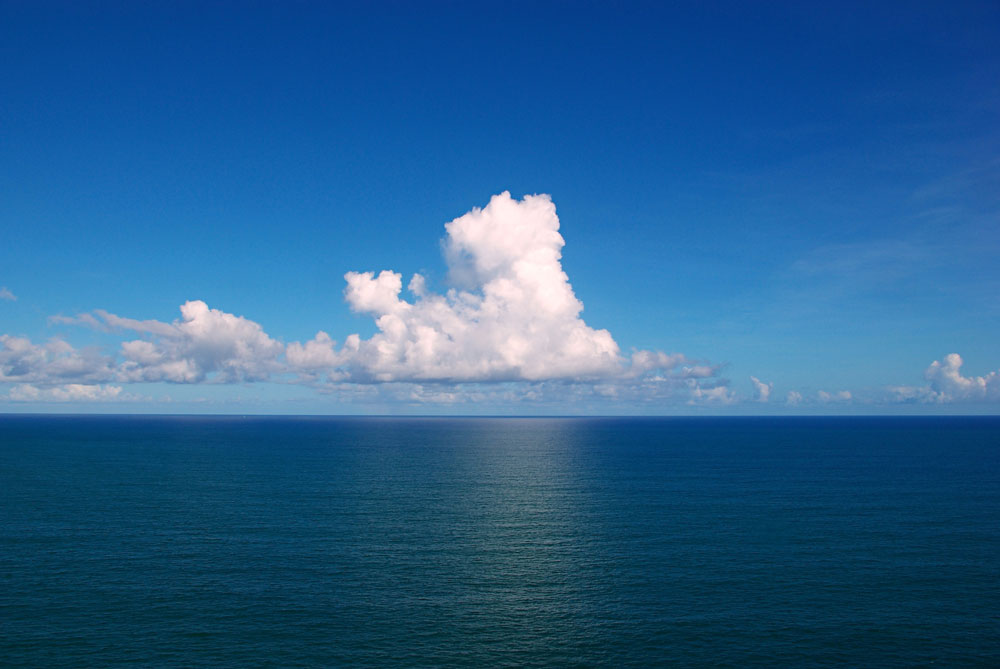
#> input picture color_transfer/images/ocean_day.jpg, 1000 x 669 px
$ jupyter execute 'Color_Transfer LAB.ipynb'
#> lines starting #> are read from the running program, lines starting #| are printed output that depends on the picture
#> further down, content is the input picture: shape (669, 1000, 3); mean R, G, B 41.3, 96.6, 143.2
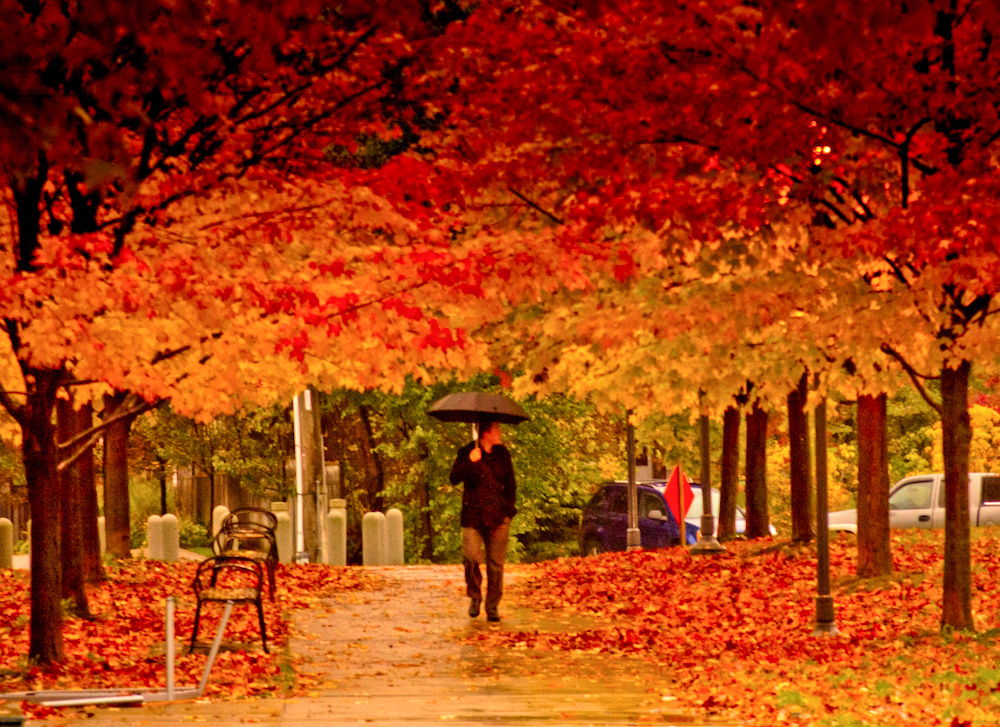
#> input picture color_transfer/images/autumn.jpg, 1000 x 727 px
#> further down, style is the input picture: shape (727, 1000, 3); mean R, G, B 164.3, 60.9, 13.8
### color_transfer/commonfunctions.py
# IO
import skimage.io as io
import matplotlib.pyplot as plt
# Math
import numpy as np
import math
# Image Utilities
from skimage.exposure import histogram
from matplotlib.pyplot import bar
from skimage.color import rgb2gray, rgb2hsv
from skimage.util import random_noise

# Filters & Convolution:
from scipy.signal import convolve2d
from scipy import fftpack
from skimage.filters import median
from skimage.feature import canny
from skimage.filters import sobel_h, sobel, sobel_v, roberts, prewitt


# Show the figures / plots inside the notebook
def show_images(images, titles=None):
    # This function is used to show image(s) with titles by sending an array of images and an array of associated titles.
    # images[0] will be drawn with the title titles[0] if exists
    # You aren't required to understand this function, use it as-is.
    n_ims = len(images)
    if titles is None:
        titles = ['(%d)' % i for i in range(1, n_ims + 1)]
    fig = plt.figure()
    n = 1
    for image, title in zip(images, titles):
        a = fig.add_subplot(1, n_ims, n)
        if image.ndim == 2:
            plt.gray()
        plt.imshow(image)
        a.set_title(title)
        n += 1
    fig.set_size_inches(np.array(fig.get_size_inches()) * n_ims)
    plt.show()


# [5 lines left out: function showHist, not called in this run]

### color_transfer/Color_Transfer LAB.ipynb
[cell 1]
from commonfunctions import *
from skimage import color

[cell 2]
def color_transfer_lab(content,style):
    #convert images to LAB space
    style_lab = color.rgb2lab(style)
#> style_lab: shape (727, 1000, 3) float64; mean of channels 0, 1, 2 40.8, 37.4, 46
    content_lab = color.rgb2lab(content)
#> content_lab: shape (669, 1000, 3) float64; mean of channels 0, 1, 2 39.4, 0.5, -30.3
    #calculate mean
    content_mu = np.mean(content_lab,axis=tuple(range(2)))
#> content_mu = [39.37, 0.519, -30.3]
    style_mu = np.mean(style_lab,axis=tuple(range(2)))
#> style_mu = [40.77, 37.45, 45.98]
    #calculate standard divation
    content_std = np.std(content_lab,axis=tuple(range(2)))
#> content_std = [17.64, 7.66, 14.04]
    style_std = np.std(style_lab,axis=tuple(range(2)))
#> style_std = [20.61, 16.78, 18.54]
    #transfer
    content_lab = (content_lab - content_mu + style_mu) * (content_std/style_std)
#> content_lab: shape (669, 1000, 3) float64; mean of channels 0, 1, 2 34.9, 17.1, 34.8
    #convert back to RGB
    content_rgb = color.lab2rgb(content_lab)
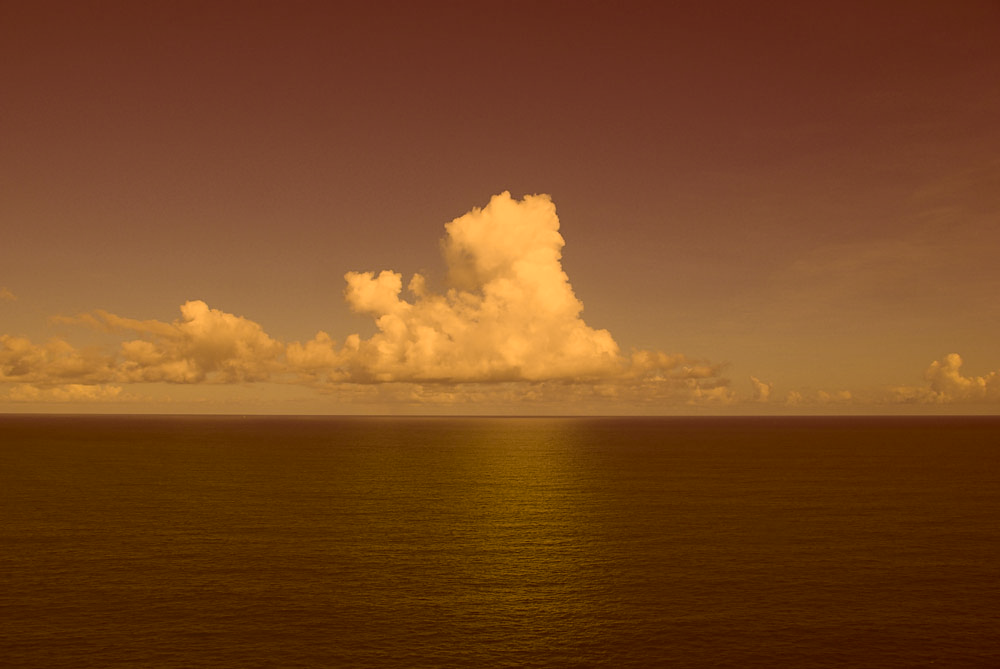
#> content_rgb: shape (669, 1000, 3) float64; mean R, G, B 0.472, 0.28, 0.127
    #show reansfered image
    show_images([content,style,content_rgb],["Original","Style","Colored"])
#> in show_images, `n_ims = len(images)`: n_ims = 3
#> the loop in show_images, `for image, title in zip(images, titles):` made 3 passes
#> title on passes 1 to 3: 'Original', 'Style', 'Colored'
#> after the loop in show_images, `for image, title in zip(images, titles):`: n = 4
#> in show_images, `plt.show()`:
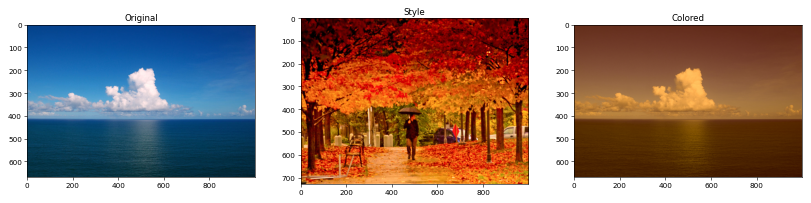
#> figure drawn by matplotlib, 3 panels

[cell 3]
content = np.array(io.imread('images/ocean_day.jpg'))
style = np.array(io.imread('images/autumn.jpg'))
color_transfer_lab(content,style)
